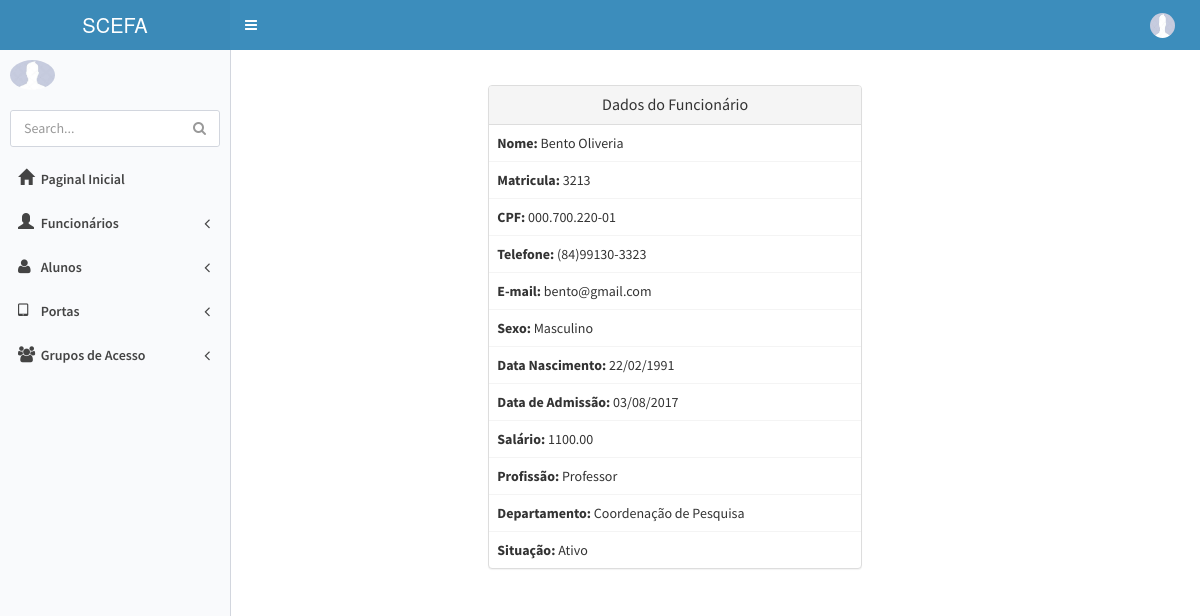
Screenshot of /funcionario/detail/20 (signed in) with the database file from the repository.
### appPonto/models.py (models this page shows, shortened)
class Pessoa(User):
    nome = models.CharField("Nome", max_length=255)
    cpf = models.CharField('CPF', max_length=14, unique=True)
    sexos = (('Masculino', 'Masculino'),
             ('Feminino', 'Feminino'),)
    sexo = models.CharField(max_length=30, choices=sexos)
    Email = models.EmailField("E-mail", max_length=200)
    telefone = models.CharField("Telefone", max_length=20)
    dataNascimento = models.DateField('Data de Nascimento', max_length=10)
    endereco = models.CharField('Endereço', max_length=200, null=True)
    id_digital = models.IntegerField(null=True, blank=True, unique=True)
    img_dital = models.CharField(null=True, max_length=100, blank=True)
    Situacoes = (
        ('Ativo', 'Ativo'),
        ('Desativado', 'Desativado'),
    )
    situacao = models.CharField('Situação',
                                max_length=30,
                                choices=Situacoes,
                                )
    foto = models.ImageField(
        upload_to='fotos', verbose_name='foto',
        null=True, blank=True)
    class Meta: permissions = (('view_pessoa', 'Can see pessoa'),)

class Funcionario(Pessoa):
    matricula = models.CharField("Matricula", max_length=20, unique=True)
    cargo = models.ForeignKey(Cargo,on_delete=models.PROTECT,verbose_name="Cargo")
    dataAdmissao = models.DateField('Data de Admissão', default=timezone.now)
    salario = models.DecimalField("Salário", max_digits=10, decimal_places=2, null=True)
    class Meta: permissions = (('view_funcionario', 'Can see funcionario'),)

class Cargo(models.Model):
    nome_funcao = models.CharField('Nome da função',max_length=200)
    departamento = models.ForeignKey(Departamento,on_delete=models.PROTECT,verbose_name="Departamento")
    class Meta: permissions = (('view_cargo', 'Can see cargo'),)
    def __str__(self):
        return self.nome_funcao

class Departamento(models.Model):
    descricao = models.CharField("Descrição",max_length=200)
    class Meta: permissions = (('view_departamento', 'Can see departamento'),)
    def __str__(self):
        return self.descricao

### appPonto/views.py (the view)
# urls.py: url(r'^funcionario/detail/(?P<pk>\d+)$',funcionario_detail, name='funcionario_detail'),
@permission_required('appPonto.view_funcionario',login_url='erro_permissao')
def funcionario_detail(request,pk):
    try:
        funcionario = Funcionario.objects.get(id=pk)
        return render(request, 'Funcionario/exibirFuncionario.html', {'funcionario': funcionario})
    except Funcionario.DoesNotExist:
        mensagem = {
            'mensagem': 'O funcionario não existe'}
        return render(request, 'utils/pagina_erro.html', mensagem)

### templates/Funcionario/exibirFuncionario.html
{% extends 'base.html' %}
{% block conteudo %}
    <br>
     <div class="col-sm-5 col-sm-offset-3">
         <div class="panel panel-default">
             <div class="panel-heading">
                 <h3 class="panel-title" style="text-align: center;">Dados do Funcionário</h3>
             </div>
             <table class="table table-bordered">
                 <tr>
                     <td><b>Nome:</b> {{ funcionario.nome }}</td>
                 </tr>
                 <tr>
                     <td><b>Matricula:</b> {{ funcionario.matricula }}</td>
                 </tr>
                 <tr>
                     <td><b>CPF:</b> {{ funcionario.cpf }}</td>
                 </tr>
                 <tr>
                     <td><b>Telefone:</b> {{ funcionario.telefone }}</td>
                 </tr>
                 <tr>
                     <td><b>E-mail:</b> {{ funcionario.Email }}</td>
                 </tr>
                 <tr>
                     <td><b>Sexo:</b> {{ funcionario.sexo }}</td>
                 </tr>
                 <tr>
                     <td><b>Data Nascimento:</b> {{ funcionario.dataNascimento|date:"d/m/Y" }}</td>
                 </tr>
                 <tr>
                     <td><b>Data de Admissão:</b> {{ funcionario.dataAdmissao|date:"d/m/Y" }}</td>
                 </tr>
                 <tr>
                     <td><b>Salário:</b> {{ funcionario.salario| floatformat:2}}</td>
                 </tr>
                 <tr>
                     <td><b>Profissão:</b> {{ funcionario.cargo }}</td>
                 </tr>
                 <tr>
                     <td><b>Departamento:</b> {{ funcionario.cargo.departamento }}</td>
                 </tr>
                 <tr>
                     <td><b>Situação:</b> {{ funcionario.situacao }}</td>
                 </tr>
             </table>
         </div>
     </div>
{% endblock %}

### templates/base.html (style rules this page uses)
body { background-color: blue; }

### rows the page displays
Pessoa: nome "Bento Oliveria", cpf "000.700.220-01", telefone "(84)99130-3323", Email "bento@gmail.com", sexo "Masculino", dataNascimento "22/02/1991", situacao "Ativo"
Funcionario: matricula "3213", dataAdmissao "03/08/2017", salario "1100.00", cargo "Professor", cargo.departamento "Coordenação de Pesquisa"
